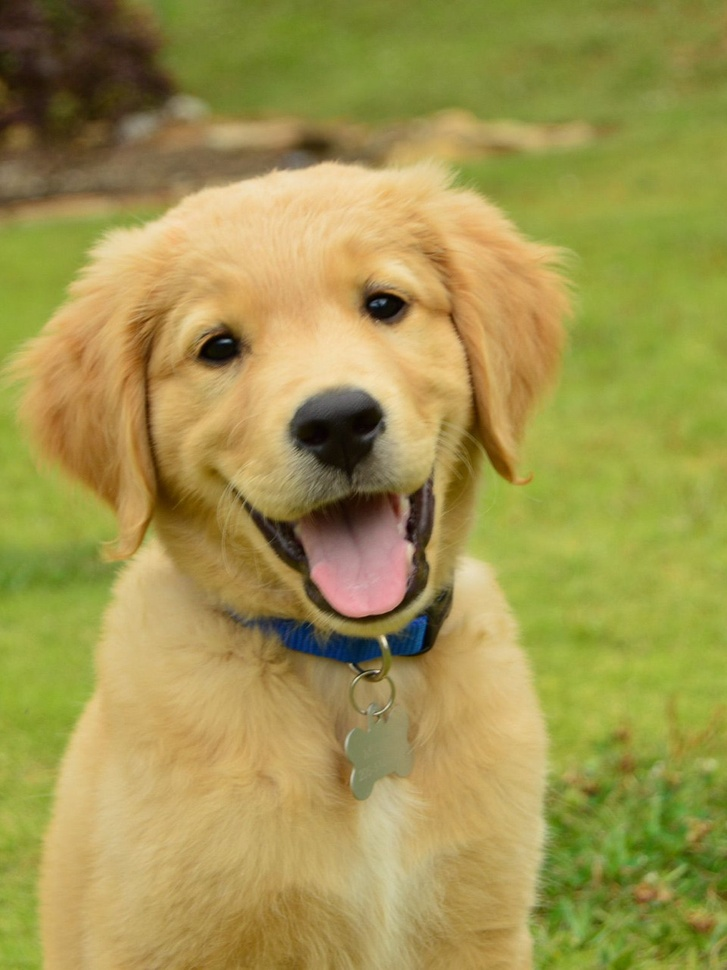
#> input picture lab11/dog.jpeg, 727 x 970 px, shrunk from 960 x 1281 before the run
$ jupyter execute lab11.ipynb
#> lines starting #> are read from the running program, lines starting #| are printed output that depends on the picture; after the words box and inside, x2 and y2 are one past the last pixel; in counts of white or black regions, pixels touching at a corner belong together
[cell 1]
from PIL import Image, ImageDraw
import cv2
import numpy as np

[cell 2]
# Load the image using PIL
image = Image.open('dog.jpeg')
#> image is the input picture: PIL image 727x970 RGB; mean R, G, B 160.8, 149.3, 78.1
# Convert the image to grayscale
gray_image = image.convert('L')
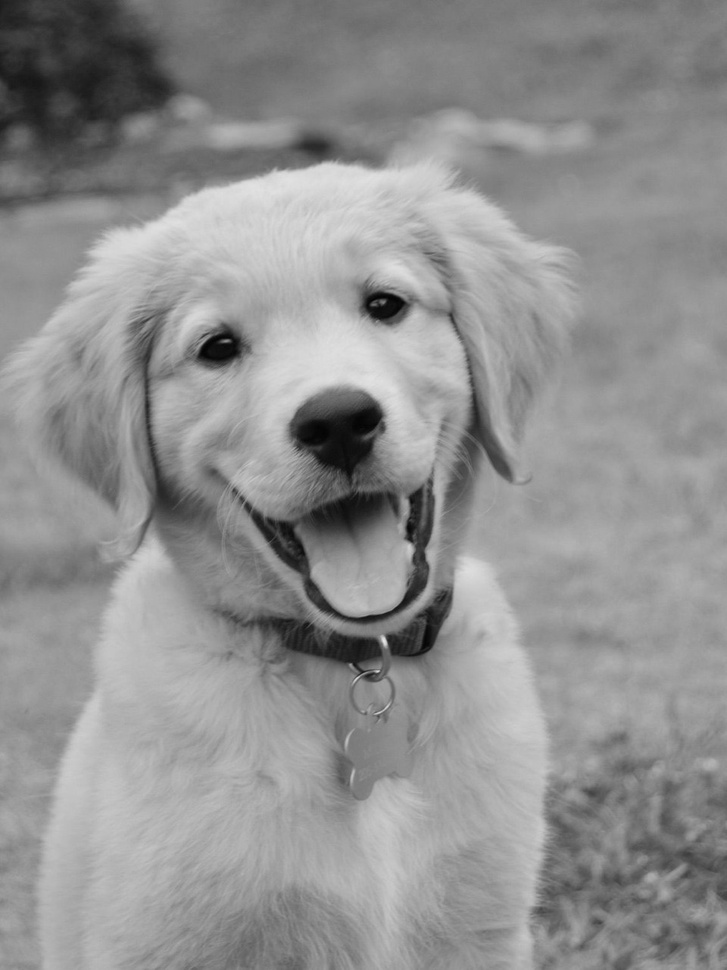
#> gray_image: PIL image 727x970 L; min 1, max 230, mean 144.6
# Convert PIL image to NumPy array
np_image = np.array(gray_image)

# Apply Canny edge detection
edges = cv2.Canny(np_image, 50, 150, apertureSize=3)
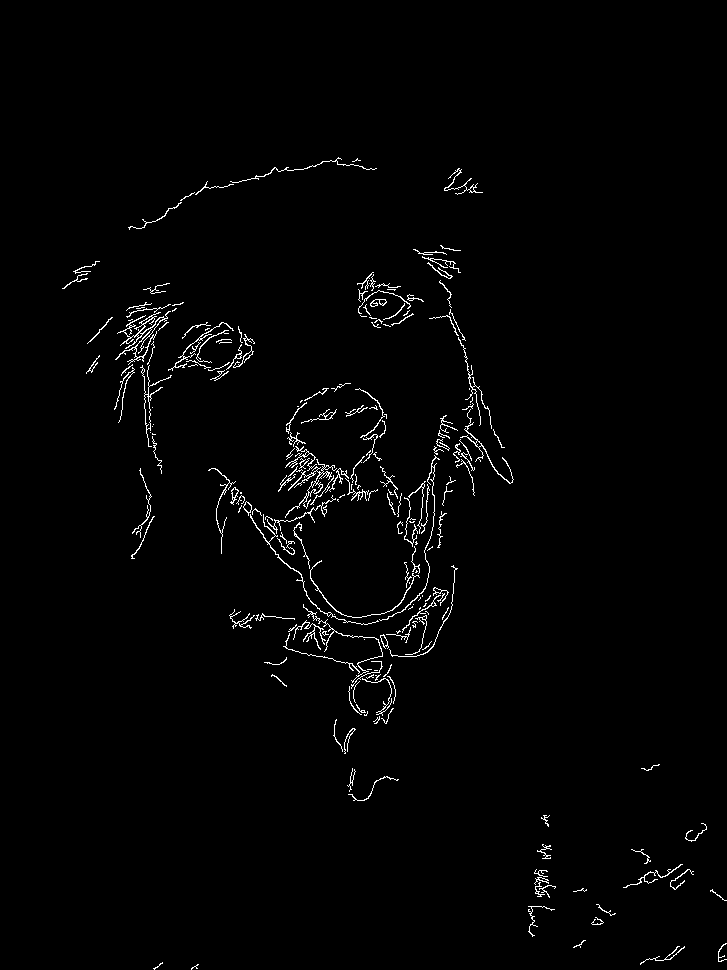
#> edges: shape (970, 727); 1.5% white in thin lines or dots, all inside (x1, y1, x2, y2) = (62, 157, 727, 970)

# Apply Hough Transform to detect lines
lines = cv2.HoughLinesP(edges, rho=1, theta=np.pi/180, threshold=100, minLineLength=100, maxLineGap=10)
#> lines = None

# Draw detected lines on the original image using PIL
draw = ImageDraw.Draw(image)
if lines is not None:
    for line in lines:
        x1, y1, x2, y2 = line[0]
        draw.line((x1, y1, x2, y2), fill="red", width=2)

# Display the image with detected boundaries
image.show()
